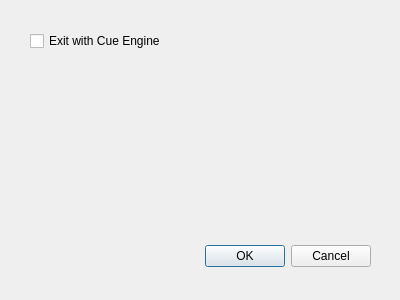
<?xml version="1.0" encoding="UTF-8"?>
<ui version="4.0">
 <class>Preferences</class>
 <widget class="QDialog" name="Preferences">
  <property name="geometry">
   <rect>
    <x>0</x>
    <y>0</y>
    <width>400</width>
    <height>300</height>
   </rect>
  </property>
  <property name="windowTitle">
   <string>Preferences</string>
  </property>
  <widget class="QDialogButtonBox" name="buttonBox">
   <property name="geometry">
    <rect>
     <x>30</x>
     <y>240</y>
     <width>341</width>
     <height>32</height>
    </rect>
   </property>
   <property name="orientation">
    <enum>Qt::Horizontal</enum>
   </property>
   <property name="standardButtons">
    <set>QDialogButtonBox::Cancel|QDialogButtonBox::Ok</set>
   </property>
  </widget>
  <widget class="QCheckBox" name="cbxExitwCueEngine">
   <property name="geometry">
    <rect>
     <x>30</x>
     <y>30</y>
     <width>151</width>
     <height>22</height>
    </rect>
   </property>
   <property name="text">
    <string>Exit with Cue Engine</string>
   </property>
  </widget>
 </widget>
 <resources/>
 <connections>
  <connection>
   <sender>buttonBox</sender>
   <signal>accepted()</signal>
   <receiver>Preferences</receiver>
   <slot>accept()</slot>
   <hints>
    <hint type="sourcelabel">
     <x>248</x>
     <y>254</y>
    </hint>
    <hint type="destinationlabel">
     <x>157</x>
     <y>274</y>
    </hint>
   </hints>
  </connection>
  <connection>
   <sender>buttonBox</sender>
   <signal>rejected()</signal>
   <receiver>Preferences</receiver>
   <slot>reject()</slot>
   <hints>
    <hint type="sourcelabel">
     <x>316</x>
     <y>260</y>
    </hint>
    <hint type="destinationlabel">
     <x>286</x>
     <y>274</y>
    </hint>
   </hints>
  </connection>
 </connections>
</ui>
